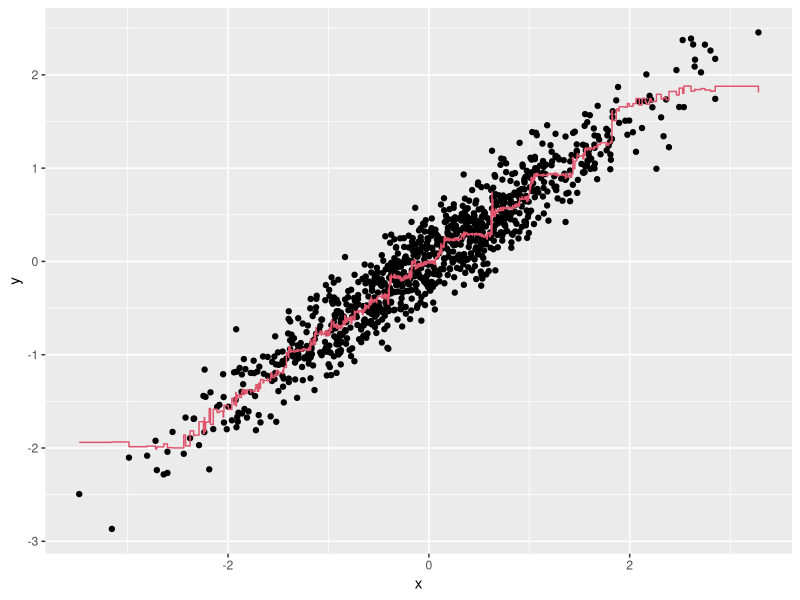

The R source for this figure:
library(rpart)
library(tidyverse)
library(randomForest)
n <- 1000
sigma <- 0.25
x <- rnorm(n, 0, 1)
y <- 0.75 * x + rnorm(n, 0, sigma)
dat <- data.frame(x = x, y = y)
fit <- rpart(y ~ ., data = dat)
#plot(fit)
#text(fit)

#dat %>% 
#  mutate(y_hat = predict(fit)) %>% 
#  ggplot() +
#  geom_point(aes(x, y)) +
#  geom_step(aes(x,y_hat), col=2)
  

#fit <- randomForest(y ~ x, data=dat) 
#dat %>% 
#  mutate(y_hat = predict(fit)) %>% 
#  ggplot() +
#  geom_point(aes(x, y)) +
#  geom_step(aes(x, y_hat), col = 2)
#plot(fit)

fit <- randomForest(y ~ x, data=dat, nodesize=50, maxnodes=25)
dat %>% 
  mutate(y_hat = predict(fit)) %>% 
  ggplot() +
  geom_point(aes(x, y)) +
  geom_step(aes(x, y_hat), col = 2)



